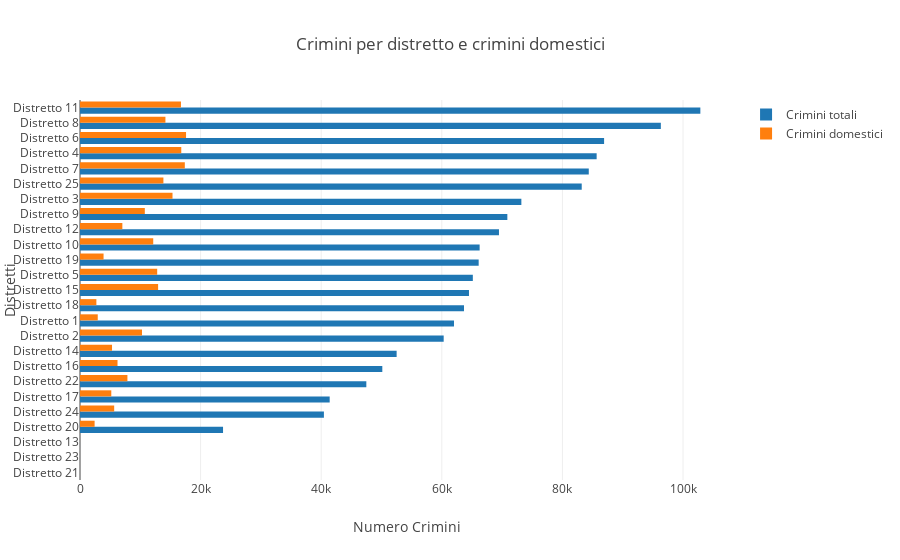

The cell this chart's notebook holds for it:
### Code cell
import plotly.offline as py

arrayDistrictArrest=df[['Domestic','District']].values

temp = arrayDistrictArrest[arrayDistrictArrest[:,0] == True]


contatore_distretti2 = list()

for i in range(1,26):
    contatore_distretti2.append(list(temp[:,1]).count(i) + list(temp[:,1]).count(str(float(i))))
    

contatore_distretti3 = list()
for a,b in sorted_by_value:
    contatore_distretti3.append(contatore_distretti2[a-1])
    contatore = contatore + 1

    
    
data = [go.Bar(
            y=distretti,
            x=contatore_distretti,
        orientation = 'h',
        name="Crimini totali"
),
       go.Bar(
           y=distretti,
           x = contatore_distretti3,
       orientation = 'h',
       name="Crimini domestici")]

layout = go.Layout(
        title="Crimini per distretto e crimini domestici",
        xaxis=dict(title="Numero Crimini"),
        yaxis=dict(title="Distretti")
)

fig = go.Figure(data=data, layout=layout)

py.iplot(fig)

### Figure 1 — Plotly figure (JSON) as saved in the notebook; plotly's stock layout.template omitted (floating-point values rounded to 4 significant figures)
{"data": [{"name": "Crimini totali", "orientation": "h", "type": "bar", "uid": "1363ac36-fe38-11e8-802b-ec8eb541bed5", "x": [0, 0, 1, 23721, 40449, 41406, 47484, 50134, 52509, 60312, 62022, 63682, 64508, 65146, 66115, 66276, 69482, 70869, 73195, 83204, 84373, 85681, 86915, 96325, 102878], "y": ["Distretto 21", "Distretto 23", "Distretto 13", "Distretto 20", "Distretto 24", "Distretto 17", "Distretto 22", "Distretto 16", "Distretto 14", "Distretto 2", "Distretto 1", "Distretto 18", "Distretto 15", "Distretto 5", "Distretto 19", "Distretto 10", "Distretto 12", "Distretto 9", "Distretto 3", "Distretto 25", "Distretto 7", "Distretto 4", "Distretto 6", "Distretto 8", "Distretto 11"]}, {"name": "Crimini domestici", "orientation": "h", "type": "bar", "uid": "1363ac37-fe38-11e8-a888-ec8eb541bed5", "x": [0, 0, 1, 2423, 5668, 5189, 7864, 6223, 5310, 10284, 2944, 2716, 12954, 12801, 3907, 12145, 7023, 10750, 15342, 13832, 17384, 16795, 17588, 14168, 16743], "y": ["Distretto 21", "Distretto 23", "Distretto 13", "Distretto 20", "Distretto 24", "Distretto 17", "Distretto 22", "Distretto 16", "Distretto 14", "Distretto 2", "Distretto 1", "Distretto 18", "Distretto 15", "Distretto 5", "Distretto 19", "Distretto 10", "Distretto 12", "Distretto 9", "Distretto 3", "Distretto 25", "Distretto 7", "Distretto 4", "Distretto 6", "Distretto 8", "Distretto 11"]}], "layout": {"title": "Crimini per distretto e crimini domestici", "xaxis": {"title": "Numero Crimini"}, "yaxis": {"title": "Distretti"}}}
